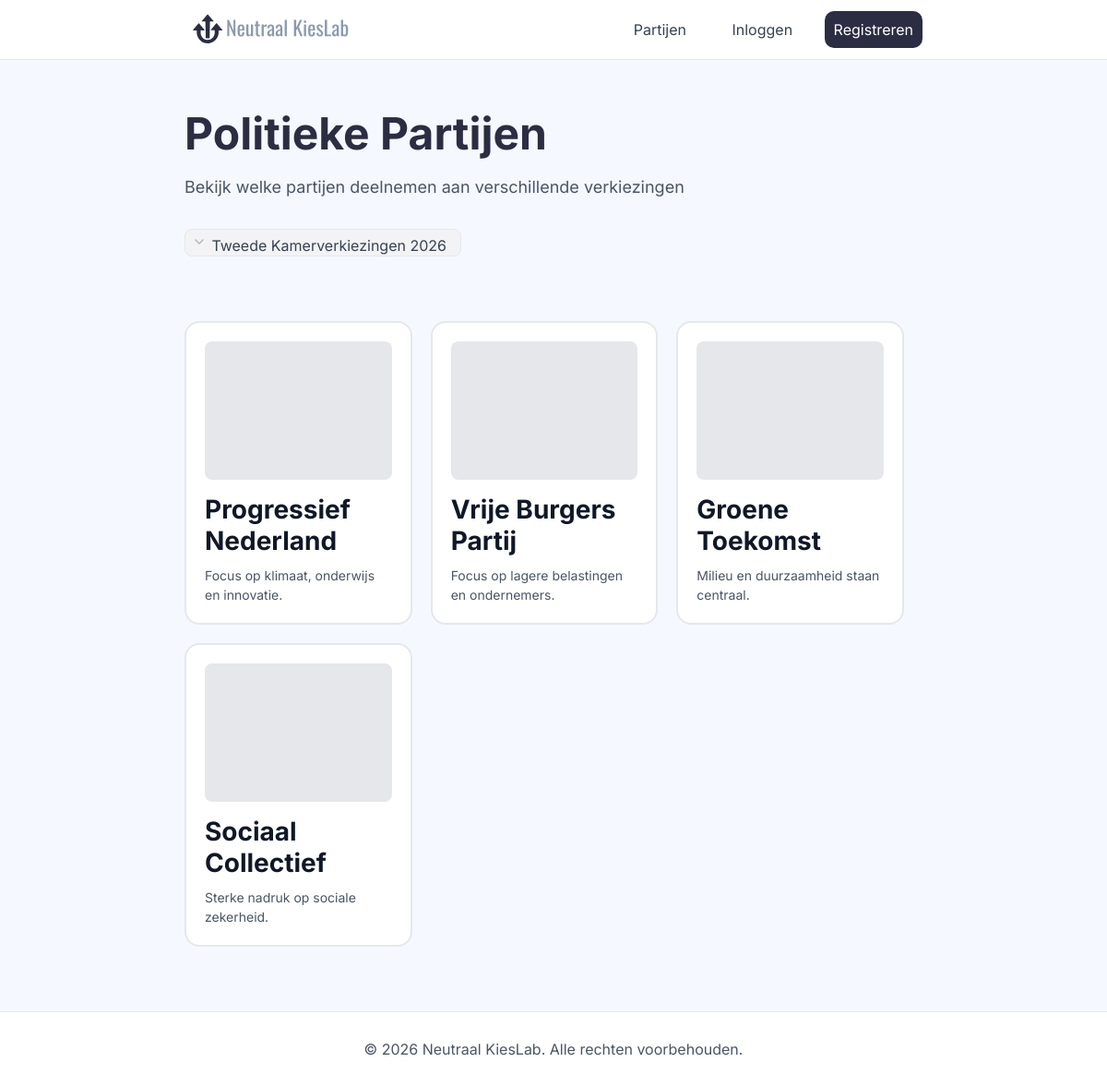
Screenshot of /partijen.php with the database file from the repository.
### tables this page shows
CREATE TABLE elections (
    id INT AUTO_INCREMENT PRIMARY KEY,
    name VARCHAR(100) NOT NULL,
    date TIMESTAMP NOT NULL,
    description VARCHAR(255),
    created_at TIMESTAMP DEFAULT CURRENT_TIMESTAMP
);

CREATE TABLE parties (
    id INT AUTO_INCREMENT PRIMARY KEY,
    name VARCHAR(50) NOT NULL,
    description VARCHAR(255)
);

### database-handler.php (called while the page is built, shortened)
<?php
class DatabaseHandler
{
    private $dataSource = "mysql:host=localhost;dbname=stemwijzer;";
    private $username = "root";
    private $password = "";
    private function Connect()
    {
        $pdo = new PDO($this->dataSource, $this->username, $this->password);
        $pdo->setAttribute(PDO::ATTR_ERRMODE, PDO::ERRMODE_EXCEPTION);
        return $pdo;
    }
    public function SelectElections()
    {
        try
        {
            $pdo = $this->Connect();
            $statement = $pdo->prepare("SELECT * FROM elections");
            $statement->execute();
            $rows = $statement->fetchAll(PDO::FETCH_ASSOC);
            return $rows;
        }
        catch (PDOException $e)
        {
            return false;
        }
    }
    public function SelectPartiesByElection($electionId)
    {
        try
        {
            $pdo = $this->Connect();
            $statement = $pdo->prepare("SELECT p.* FROM parties p JOIN election_parties ep ON p.id = ep.party_id WHERE ep.election_id = :electionId");
            $statement->bindParam(':electionId', $electionId, PDO::PARAM_INT);
            $statement->execute();
            $rows = $statement->fetchAll(PDO::FETCH_ASSOC);
            return $rows;
        }
        catch (PDOException $e)
        {
            return false;
        }
    }
}
?>

### partijen.php (the view, shortened to what this page needs)
<?php
require_once "database-handler.php";
$db = new DatabaseHandler();
$elections = $db->SelectElections();
$electionId = isset($_GET["electionId"]) ? (int)$_GET["electionId"] : null;
$selectedElection = null;
if (!$selectedElection && count($elections) > 0) {
    $selectedElection = $elections[0];
    $electionId = (int)$selectedElection["id"];
}
$parties = [];
if ($electionId) {
    $parties = $db->SelectPartiesByElection($electionId);
}
?>
<!DOCTYPE html>
<html lang="en">
<head>
    <link rel="stylesheet" href="style/styles.css">
</head>
<body>
    <nav>
        <a href="index.php">
            <img class="logo" src="assets/logo-met-text-rechts.svg" alt="Neutraal KiesLab Logo">
        </a>
        <div>
            <button class="parties">Partijen</button>
            <?php if (isset($_SESSION["user_id"])): ?>
                <button class="logout" onclick="window.location.href='logout.php'">
                    Uitloggen
                </button>
            <?php else: ?>
                <button class="login">Inloggen</button>
                <button class="register">Registreren</button>
            <?php endif; ?>
        </div>
    </nav>
    <main>
        <section class="parties-hero">
            <h1>Politieke Partijen</h1>
            <p>Bekijk welke partijen deelnemen aan verschillende verkiezingen</p>
            <div class="search-container">
                <button class="dropdown">
                    <p class="dropdown-text">
                        <?= htmlspecialchars($selectedElection["name"] ?? "Selecteer verkiezing") ?>
                    </p>
                    <img src="assets/icon-dropdown.svg" alt="Dropdown arrow">
                </button>
            </div>
        </section>
        <section class="parties-list">
            <?php if ($parties && count($parties) > 0): ?>
                <?php foreach ($parties as $party): ?>
                    <div class="party-card">
                        <div class="party-logo"></div>
                        <h2>
                            <?= htmlspecialchars($party["name"]) ?>
                        </h2>
                        <p>
                            <?= htmlspecialchars($party["description"] ?? "Geen beschrijving") ?>
                        </p>
                    </div>
                <?php endforeach; ?>
            <?php else: ?>
                <p>Geen partijen gevonden voor deze verkiezing.</p>
            <?php endif; ?>
    </section>
    </main>
    <footer>
        <p>&copy; 2026 Neutraal KiesLab. Alle rechten voorbehouden.</p>
    </footer>
</body>
</html>

### style/styles.css (style rules this page uses)
* { margin: 0; padding: 0; box-sizing: border-box; }
body { font-family: 'Inter', sans-serif; font-weight:400; background-color: #f5f8fe; color: #2b2d42; }
nav { display: flex; justify-content: space-between; align-items: center; padding: 7px 200px; background-color: #ffffff; border-bottom: 1px solid #E5E7EB; }
footer { text-align: center; padding: 30px; background-color: #ffffff; border-top: 1px solid #E5E7EB; margin-top: 50px; color: #4A5565; }
h1 { font-size: 60px; margin-bottom: 20px; text-align: center; }
h2 { font-size: 20px; margin-bottom: 10px; color: #101828; }
a { color: #2B2D42; font-weight: 600; text-decoration: none; }
button { font-family: 'Inter', sans-serif; background-color: #2B2D42; color: #ffffff; border: none; padding: 18px 25px; cursor: pointer; font-size: 16px; border-radius: 14px; transition: transform 0.1s ease, background-color 0.1s ease; }
.parties { font-family: 'Inter', sans-serif; background-color: transparent; color: #364153; border: none; padding: 15px; cursor: pointer; font-size: 16px; margin-right: 15px; }
.login { font-family: 'Inter', sans-serif; background-color: transparent; color: #364153; border: none; padding: 15px; cursor: pointer; font-size: 16px; margin-right: 15px; }
.register { font-family: 'Inter', sans-serif; background-color: #2B2D42; color: #ffffff; border: none; padding: 10px; border-radius: 10px; cursor: pointer; font-size: 16px; transition: background-color 0.1s ease; }
img.logo { height: 45px; }
.parties-hero { display: flex; flex-direction: column; align-items: flex-start; padding: 50px 200px; }
.parties-hero h1 { font-size: 48px; margin-bottom: 15px; }
.parties-hero p { font-size: 18px; line-height: 1.6; color: #4A5565; margin-bottom: 30px; }
.search-container { display: flex; align-items: flex-start; gap: 10px; }
.search-container p { font-size: 16px; margin-right: 10px; color: #364153; }
.dropdown { display: flex; flex-direction: row-reverse; align-items: flex-start; background-color: #F3F3F5; color: #1b1d2a; border: 1px solid #E5E7EB; cursor: pointer; padding: 5px; gap: 5px; min-width: 300px; max-width: 400px; border-radius: 8px; height: 30px; }
.dropdown-text { font-size: 14px; color: #364153; }
.parties-list { display: flex; flex-wrap: wrap; gap: 20px; padding: 20px 200px; }
.party-card { background-color: #FFFFFF; border: 2px solid #E5E7EB; border-radius: 16px; padding: 20px; width: calc(33.333% - 20px); transition: box-shadow 0.1s ease; }
.party-card h2 { font-size: 28px; margin-bottom: 10px; color: #101828; }
.party-card p { font-size: 14px; line-height: 1.5; color: #4A5565; }
.party-logo { width: 100%; height: 150px; background-color: #E5E7EB; border-radius: 8px; margin-bottom: 15px; }

### rows the page displays
elections: name "Tweede Kamerverkiezingen 2026"
parties: name "Progressief Nederland", description "Focus op klimaat, onderwijs en innovatie."
parties: name "Vrije Burgers Partij", description "Focus op lagere belastingen en ondernemers."
parties: name "Groene Toekomst", description "Milieu en duurzaamheid staan centraal."
parties: name "Sociaal Collectief", description "Sterke nadruk op sociale zekerheid."
